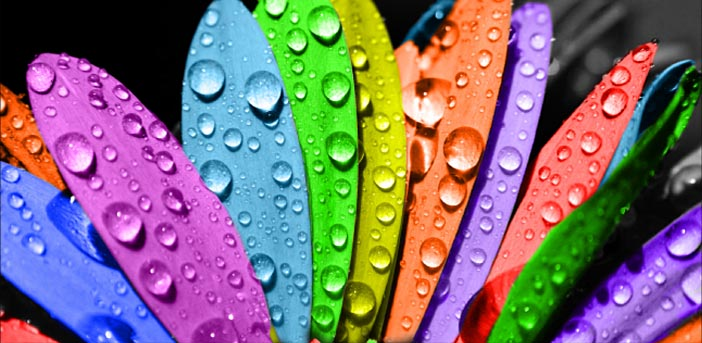
#> input picture OpenCV/color/1-1.jpg, 702 x 343 px
$ python color.py
#> lines starting #> are read from the running program, lines starting #| are printed output that depends on the picture
#	https://arboook.com/kompyuternoe-zrenie/operatsii-s-tsvetom-v-opencv3-i-python/
import cv2

image = cv2.imread("1-1.jpg")#	загрузка изображения
#> image is the input picture: shape (343, 702, 3); mean B, G, R 115.9, 109.8, 126
#cv2.imread возвращает NumPy массив, который содержит представление данных из изображения.

#---------------------------------------------------------------------------#
# как выглядят слои
#cv2.imshow('Color blue',image[:,:,0])
#cv2.imshow('Color green',image[:,:,1])
#cv2.imshow('Color red',image[:,:,2])
#---------------------------------------------------------------------------#
# в cv2 система BGR, а не RGB!!!	<---------
image_rgb = cv2.cvtColor(image, cv2.COLOR_BGR2RGB)#что будет, если перепутоть
#---------------------------------------------------------------------------#
image_RGB = cv2.cvtColor(image, cv2.COLOR_BGR2RGB)
image_GRAY = cv2.cvtColor(image, cv2.COLOR_BGR2GRAY)
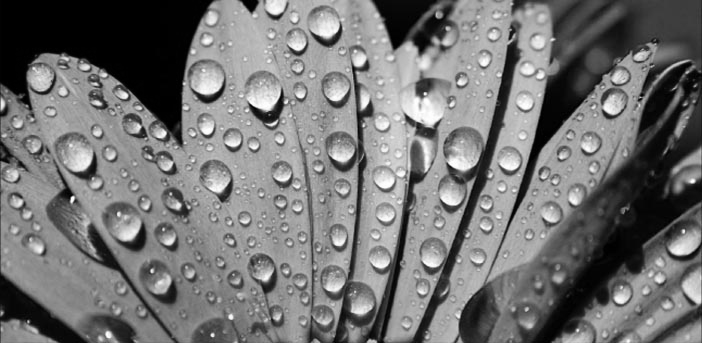
#> image_GRAY: shape (343, 702); min 0, max 255, mean 115.3
image_HSV = cv2.cvtColor(image, cv2.COLOR_BGR2HSV)
#> image_HSV: shape (343, 702, 3); mean H, S, V 74.8, 153.2, 171.7
image_LAB = cv2.cvtColor(image, cv2.COLOR_BGR2LAB)
#> image_LAB: shape (343, 702, 3); mean of channels 0, 1, 2 128, 140.8, 128.2
image_XYZ = cv2.cvtColor(image, cv2.COLOR_BGR2XYZ)
#> image_XYZ: shape (343, 702, 3); mean of channels 0, 1, 2 112.1, 113.7, 124.8
image_YUV = cv2.cvtColor(image, cv2.COLOR_BGR2YUV)
#> image_YUV: shape (343, 702, 3); mean of channels 0, 1, 2 115.3, 128.3, 137.3
#---------------------------------------------------------------------------#

cv2.imshow("Original image", image)# вывод изображения
cv2.waitKey(0)# ждём нажатия клавиши
